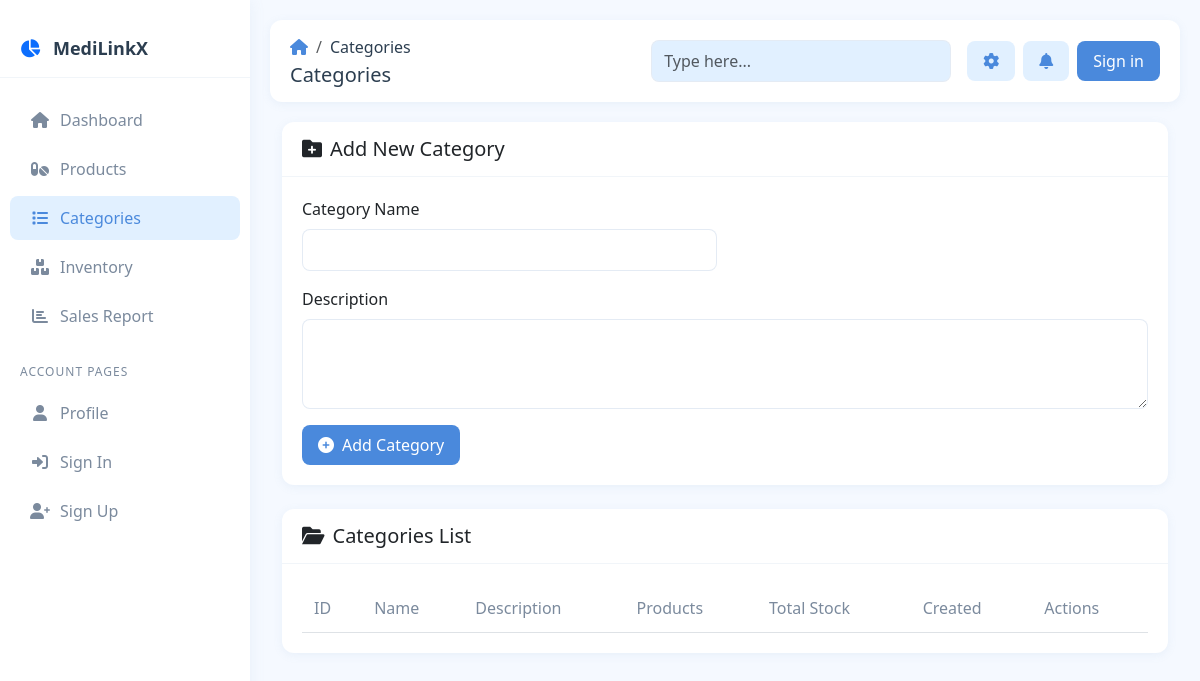
The app's page /categories.php, older data.
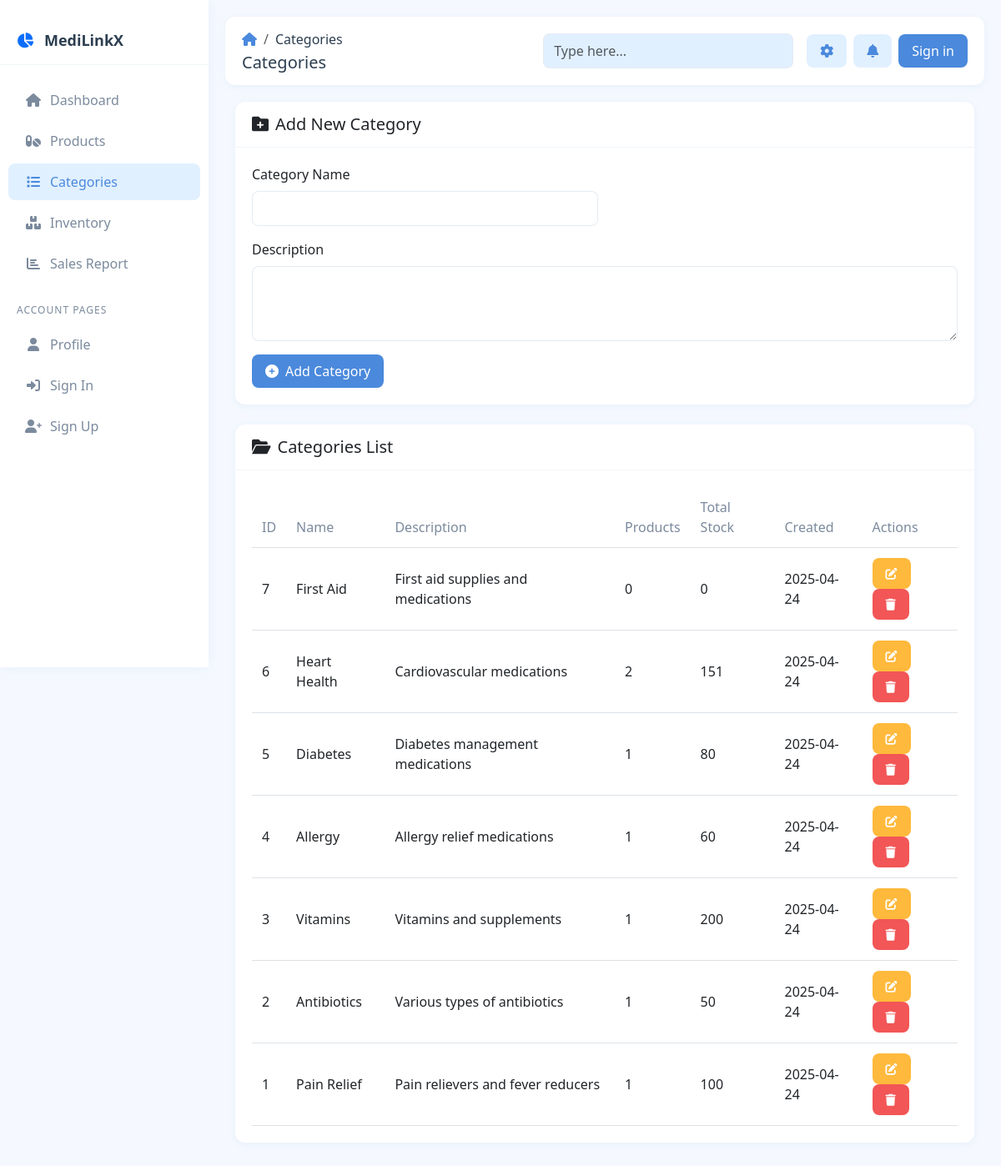
The same page, newer data.
### tables this page shows
CREATE TABLE `categories` (
  `category_id` int(11) NOT NULL,
  `category_name` varchar(100) NOT NULL,
  `description` text DEFAULT NULL,
  `created_at` timestamp NOT NULL DEFAULT current_timestamp()
);

### components/functions.php (called while the page is built)
<?php
function getActivePage() {
    $currentFile = basename($_SERVER['PHP_SELF']);
    return pathinfo($currentFile, PATHINFO_FILENAME);
}
function isActiveLink($page) {
    return getActivePage() === $page ? 'active' : '';
}
?>

### categories.php (the view, shortened to what this page needs)
<?php
require_once __DIR__ . '/components/db_connect.php';
require_once __DIR__ . '/components/functions.php';
function getAllCategories() {
    global $pdo;
    $stmt = $pdo->query("SELECT c.*,
                         COUNT(p.product_id) as product_count,
                         SUM(p.stock) as total_stock
                         FROM categories c
                         LEFT JOIN products p ON c.category_id = p.category_id
                         GROUP BY c.category_id
                         ORDER BY c.category_id DESC");
    return $stmt->fetchAll(PDO::FETCH_ASSOC);
}
$categories = getAllCategories();
?>
<!DOCTYPE html>
<html lang="en">
<head>
    <link href="https://cdn.jsdelivr.net/npm/bootstrap@5.3.0-alpha1/dist/css/bootstrap.min.css" rel="stylesheet">
    <link rel="stylesheet" href="https://cdnjs.cloudflare.com/ajax/libs/font-awesome/6.0.0/css/all.min.css">
</head>
<body>
    <?php require_once __DIR__ . '/components/sidebar.php'; ?>
    <div class="main-content">
        <?php require_once __DIR__ . '/components/header.php'; ?>
        <div class="container-fluid">
            <div class="card mb-4">
                <div class="card-header">
                    <h5 class="mb-0"><i class="fas fa-folder-plus me-2"></i>Add New Category</h5>
                </div>
                <div class="card-body">
                    <form method="POST">
                        <div class="row g-3">
                            <div class="col-md-6">
                                <label class="form-label">Category Name</label>
                                <input type="text" name="category_name" class="form-control" required>
                            </div>
                            <div class="col-md-12">
                                <label class="form-label">Description</label>
                                <textarea name="description" class="form-control" rows="3"></textarea>
                            </div>
                            <div class="col-12">
                                <button type="submit" name="add_category" class="btn btn-primary">
                                    <i class="fas fa-plus-circle me-2"></i>Add Category
                                </button>
                            </div>
                        </div>
                    </form>
                </div>
            </div>
            <div class="card">
                <div class="card-header">
                    <h5 class="mb-0"><i class="fas fa-folder-open me-2"></i>Categories List</h5>
                </div>
                <div class="card-body">
                    <div class="table-responsive">
                        <table class="table">
                            <thead>
                                <tr>
                                    <th>ID</th>
                                    <th>Name</th>
                                    <th>Description</th>
                                    <th>Products</th>
                                    <th>Total Stock</th>
                                    <th>Created</th>
                                    <th>Actions</th>
                                </tr>
                            </thead>
                            <tbody>
                                <?php foreach ($categories as $category): ?>
                                <tr>
                                    <td><?= $category['category_id'] ?></td>
                                    <td><?= htmlspecialchars($category['category_name']) ?></td>
                                    <td><?= htmlspecialchars($category['description']) ?></td>
                                    <td><?= $category['product_count'] ?></td>
                                    <td><?= $category['total_stock'] ?? 0 ?></td>
                                    <td><?= date('Y-m-d', strtotime($category['created_at'])) ?></td>
                                    <td>
                                        <a href="edit_category.php?id=<?= $category['category_id'] ?>" class="btn btn-sm btn-warning">
                                            <i class="fas fa-edit"></i>
                                        </a>
                                        <a href="?delete=<?= $category['category_id'] ?>" class="btn btn-sm btn-danger"
                                           onclick="return confirm('Are you sure you want to delete this category?')">
                                            <i class="fas fa-trash"></i>
                                        </a>
                                    </td>
                                </tr>
                                <?php endforeach; ?>
                            </tbody>
                        </table>
                    </div>
                </div>
            </div>
        </div>
    </div>
</body>
</html>

### components/sidebar.php
<?php
require_once __DIR__ . '/functions.php';
?>
<div class="sidebar">
    <div class="logo">
        <i class="fas fa-chart-pie text-primary me-2"></i> MediLinkX
    </div>
    <ul class="nav flex-column">
        <li class="nav-item">
            <a href="dashboard.php" class="nav-link <?= isActiveLink('dashboard') ?>">
                <i class="fas fa-home"></i>
                <span>Dashboard</span>
            </a>
        </li>
        <li class="nav-item">
            <a href="products.php" class="nav-link <?= isActiveLink('products') ?>">
                <i class="fas fa-pills"></i>
                <span>Products</span>
            </a>
        </li>
        <li class="nav-item">
            <a href="categories.php" class="nav-link <?= isActiveLink('categories') ?>">
                <i class="fas fa-list"></i>
                <span>Categories</span>
            </a>
        </li>
        <li class="nav-item">
            <a href="inventory_management.php" class="nav-link <?= isActiveLink('inventory_management') ?>">
                <i class="fas fa-boxes"></i>
                <span>Inventory</span>
            </a>
        </li>
        <li class="nav-item">
            <a href="sales_report.php" class="nav-link <?= isActiveLink('sales_report') ?>">
                <i class="fas fa-chart-bar"></i>
                <span>Sales Report</span>
            </a>
        </li>
        <div class="account-section-title">
            ACCOUNT PAGES
        </div>
        <li class="nav-item">
            <a href="#" class="nav-link">
                <i class="fas fa-user"></i>
                <span>Profile</span>
            </a>
        </li>
        <li class="nav-item">
            <a href="#" class="nav-link">
                <i class="fas fa-sign-in-alt"></i>
                <span>Sign In</span>
            </a>
        </li>
        <li class="nav-item">
            <a href="#" class="nav-link">
                <i class="fas fa-user-plus"></i>
                <span>Sign Up</span>
            </a>
        </li>
    </ul>
</div>

### components/header.php
<?php
require_once __DIR__ . '/functions.php';
?>
<div class="d-flex justify-content-between align-items-center header">
    <div>
        <nav aria-label="breadcrumb">
            <ol class="breadcrumb mb-0">
                <li class="breadcrumb-item">
                    <a href="dashboard.php">
                        <i class="fas fa-home"></i>
                    </a>
                </li>
                <li class="breadcrumb-item active" aria-current="page">
                    <?= ucfirst(getActivePage()) ?>
                </li>
            </ol>
        </nav>
        <h5 class="mb-0 mt-1"><?= ucfirst(getActivePage()) ?></h5>
    </div>
    <div class="d-flex align-items-center">
        <input type="text" class="form-control search-bar me-3" placeholder="Type here...">
        <button class="btn btn-light me-2">
            <i class="fas fa-cog"></i>
        </button>
        <button class="btn btn-light me-2">
            <i class="fas fa-bell"></i>
        </button>
        <button class="btn btn-primary">
            Sign in
        </button>
    </div>
</div>

### components/styles.php (style rules this page uses)
:root { --primary-color: #4a89dc; --secondary-color: #e1f0ff; --light-color: #ffffff; --text-color: #2c3e50; --light-text: #7b8a9d; --success-color: #37ca82; --warning-color: #ffb93c; --danger-color: #f25656; }
body { font-family: 'Segoe UI', Tahoma, Geneva, Verdana, sans-serif; background-color: #f5f9ff; color: var(--text-color); }
.sidebar { background-color: var(--light-color); height: 100vh; position: fixed; box-shadow: 0 0 15px rgba(122, 153, 198, 0.1); z-index: 1000; width: 250px; padding-top: 20px; left: 0; top: 0; }
.sidebar .logo { padding: 15px 20px; margin-bottom: 20px; font-weight: bold; font-size: 18px; border-bottom: 1px solid rgba(122, 153, 198, 0.1); color: var(--text-color); }
.sidebar .nav-item { margin-bottom: 5px; }
.sidebar .nav-link { color: var(--light-text); padding: 10px 20px; border-radius: 8px; margin: 0 10px; transition: all 0.3s; display: flex; align-items: center; }
.sidebar .nav-link i { margin-right: 10px; width: 20px; text-align: center; }
.sidebar .nav-link:hover, .sidebar .nav-link.active { background-color: var(--secondary-color); color: var(--primary-color); }
.main-content { margin-left: 250px; padding: 20px; min-height: 100vh; }
.header { background-color: var(--light-color); padding: 15px 20px; border-radius: 12px; box-shadow: 0 2px 10px rgba(122, 153, 198, 0.1); margin-bottom: 20px; }
.search-bar { background-color: var(--secondary-color); border: none; padding: 10px 15px; border-radius: 8px; width: 300px; }
.card { background-color: var(--light-color); border-radius: 12px; box-shadow: 0 2px 10px rgba(122, 153, 198, 0.1); border: none; margin-bottom: 20px; }
.card-header { background-color: transparent; border-bottom: 1px solid rgba(122, 153, 198, 0.1); padding: 15px 20px; }
.card-body { padding: 20px; }
.btn-primary { background-color: var(--primary-color); border: none; padding: 8px 16px; border-radius: 8px; }
.table { margin-bottom: 0; }
.table th { border-top: none; color: var(--light-text); font-weight: 500; padding: 12px; }
.table td { vertical-align: middle; padding: 12px; }
.account-section-title { font-size: 12px; color: var(--light-text); padding: 20px 20px 10px; text-transform: uppercase; letter-spacing: 1px; }
.breadcrumb { margin-bottom: 0; }
.breadcrumb-item a { color: var(--primary-color); text-decoration: none; }
.breadcrumb-item.active { color: var(--text-color); }
.form-control { border: 1px solid rgba(122, 153, 198, 0.2); padding: 8px 12px; border-radius: 8px; }
.btn { border-radius: 8px; padding: 8px 16px; font-weight: 500; }
.btn-light { background-color: var(--secondary-color); border: none; color: var(--primary-color); }
.btn-warning { background-color: var(--warning-color); border: none; color: white; }
.btn-danger { background-color: var(--danger-color); border: none; }

Row changes from the older to the newer data that the page shows:
added categories: category_id "7", category_name "First Aid", description "First aid supplies and medications", product_count "0", total_stock "0", created_at "2025-04-24"
added categories: category_id "6", category_name "Heart Health", description "Cardiovascular medications", product_count "2", total_stock "151", created_at "2025-04-24"
added categories: category_id "5", category_name "Diabetes", description "Diabetes management medications", product_count "1", total_stock "80", created_at "2025-04-24"
added categories: category_id "4", category_name "Allergy", description "Allergy relief medications", product_count "1", total_stock "60", created_at "2025-04-24"
added categories: category_id "3", category_name "Vitamins", description "Vitamins and supplements", product_count "1", total_stock "200", created_at "2025-04-24"
added categories: category_id "2", category_name "Antibiotics", description "Various types of antibiotics", product_count "1", total_stock "50", created_at "2025-04-24"
added categories: category_id "1", category_name "Pain Relief", description "Pain relievers and fever reducers", product_count "1", total_stock "100", created_at "2025-04-24"
